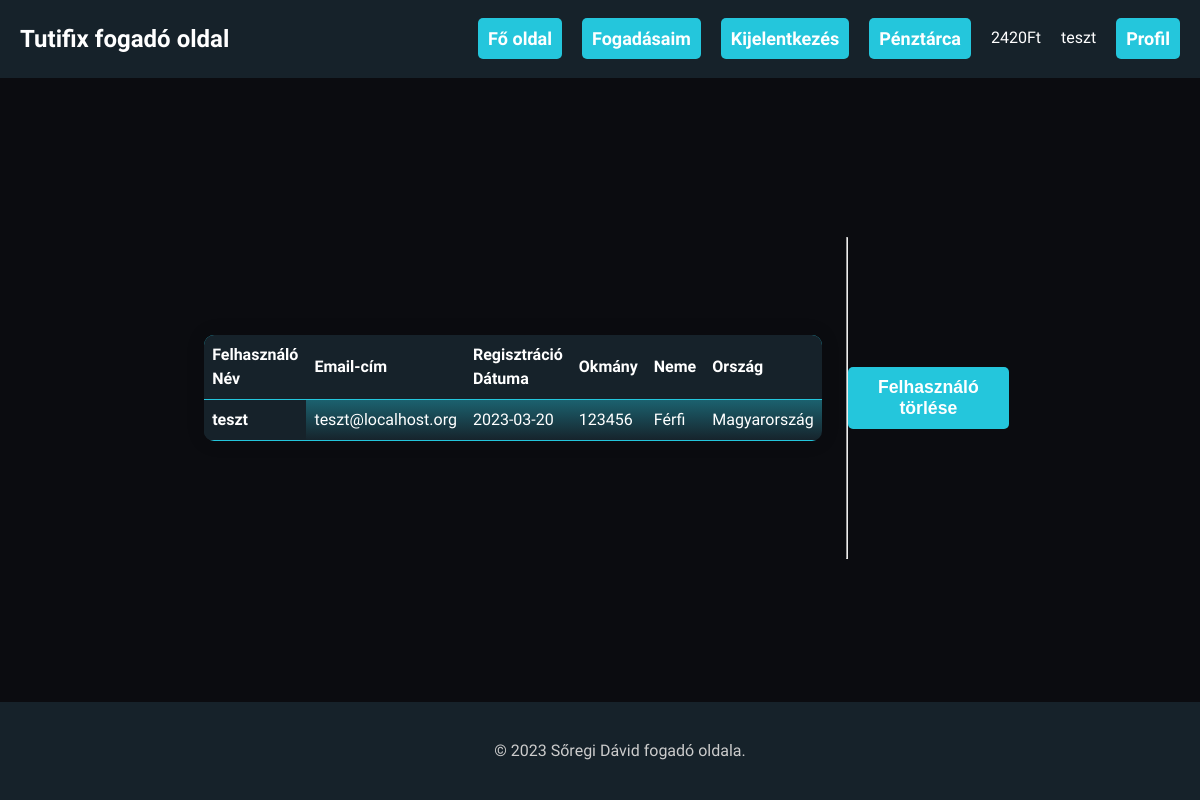
Screenshot of /Fogadás_web/profil.php (signed in) with the database file from the repository.
### tables this page shows
CREATE TABLE `penztarca` (
  `felhasz_id` int(11) NOT NULL,
  `penztarca_id` int(11) NOT NULL,
  `egyenleg` double NOT NULL
);

CREATE TABLE `felhasznaloi_adatok` (
  `felhasz_id` int(11) NOT NULL,
  `felhasz_nev` varchar(255) NOT NULL,
  `email` varchar(255) NOT NULL,
  `jelszo` varchar(255) NOT NULL,
  `hash` varchar(255) NOT NULL,
  `reg_datum` date NOT NULL,
  `okmany` varchar(255) NOT NULL,
  `neme` varchar(255) NOT NULL,
  `orszag` varchar(255) NOT NULL
);

### Fogadás_web/database.php (called while the page is built, shortened)
<?php
$db = new Database();
class Database {
    private $database = 'fogadas_zaro';
    private $host = 'localhost';
    private $user = 'root';
    private $password = '';
    protected $dbc = null;
    public function security($data){
        return htmlspecialchars(trim($data));
    }
    public function __construct() {
        try {
            $this->dbc = new mysqli($this->host, $this->user, $this->password, $this->database);
            $this->dbc->set_charset('utf8');
        } catch (mysqli_sql_exception $exc) {
            echo "Kapcsolódási hiba:" . $exc->getMessage();
        }
    }
    public function RunSQL($sql) {
        try {
            $utasitas = $this->dbc->prepare($sql);
            $utasitas->execute();
        } catch (mysqli_sql_exception $exc) {
            echo "Lekérdezési hiba: " . $exc->getMessage();
        }
        $result = $utasitas->get_result();
        if ($result) {
            return $result;
        } else {
            return $utasitas->affected_rows;
        }
    }
}?>

### Fogadás_web/profil.php (the view, shortened to what this page needs)
<?php include('header.php');
$sql = "SELECT `felhasz_nev`, `email`,  `reg_datum`, `okmany`, `neme`, `orszag` FROM `felhasznaloi_adatok` WHERE felhasz_id = " . $_SESSION['felhasz_id'] . ";";
$result = $db->RunSQL($sql);
$adatok = $result->fetch_all();
?>
<body>
    <main>
        <div class="kozepre">
            <div class="table-container">
                <table class="table">
                    <thead>
                        <th>Felhasználó Név</th>
                        <th>Email-cím</th>
                        <th>Regisztráció Dátuma</th>
                        <th>Okmány</th>
                        <th>Neme</th>
                        <th>Ország</th>
                    </thead>
                    <tbody>
                        <tr>
                            <th>
                                <?= $adatok[0][0]; ?>
                            </th>
                            <td>
                                <?= $adatok[0][1]; ?>
                            </td>
                            <td>
                                <?= $adatok[0][2]; ?>
                            </td>
                            <td>
                                <?= $adatok[0][3]; ?>
                            </td>
                            <td>
                                <?= $adatok[0][4]; ?>
                            </td>
                            <td>
                                <?= $adatok[0][5]; ?>
                            </td>
                        </tr>
                    </tbody>
                </table>
            </div>
            <hr class="hr2">
            <form method="POST">
                <button type="submit" name="delete_user" id="add">Felhasználó törlése</button>
            </form>
        </div>
    </main>
</body>
<div class="row">
    <footer class="lent">
        <p>&copy; 2023 Sőregi Dávid fogadó oldala.</p>
    </footer>
</div>

### Fogadás_web/header.php (shortened to what this page needs)
<?php
include('database.php');
if (isset($_SESSION['felhasz_id']) ? $_SESSION['felhasz_id'] = $db->security($_SESSION['felhasz_id']) : $_SESSION['felhasz_id'] = "") {
  $sql2 = "SELECT egyenleg FROM penztarca WHERE felhasz_id = " . $_SESSION['felhasz_id'] . ";";
  $result2 = $db->RunSQL($sql2);
}
?>
<!DOCTYPE html>
<html lang="hu">
<head>
  <link href="kinezet.css?<?php echo time(); ?>" rel="stylesheet">
</head>
<body>
  <div id="refresh">
  <div class="container">
    <div class="row">
      <header>
        <h1>Tutifix fogadó oldal</h1>
        <nav>
          <ul>
            <li><a href="Foldal.php" class="navbutton">Fő oldal</a></li>
            <?php
            if (isset($_SESSION['felhasz_id']) ? $_SESSION['felhasz_id'] = $db->security($_SESSION['felhasz_id']) : $_SESSION['felhasz_id'] = "") { ?>
              <li><a href="fogadasok.php" class="navbutton">Fogadásaim</a></li>
            <?php } ?>
            <?php if (isset($_SESSION['felhasz_nev'])): ?>
              <li><a href="logout.php" role="button" class="navbutton">Kijelentkezés</a></li>
              <li><a href="penztarca.php" class="navbutton">Pénztárca</a></li>
              <?php while ($row = $result2->fetch_assoc()): ?>
                <li>
                  <?= $row['egyenleg']; ?>Ft
                </li>
              <?php endwhile; ?>
              <li>
                <?= $_SESSION['felhasz_nev']; ?>
              </li>
              <li>
              <a href="profil.php" class="navbutton">Profil</a>
              </li>
            <?php else: ?>
              <li><a href="register.php" class="navbutton">Regisztráció</a></li>
              <li><a href="login.php" class="navbutton">Bejelentkezés</a></li>
            <?php endif; ?>
          </ul>
        </nav>
      </header>
    </div>
  </div>

### Fogadás_web/kinezet.css (style rules this page uses)
body { background-color: #0b0c10; color: #fff; font-family: 'Kanit', sans-serif; font-size: 16px; line-height: 1.6; margin: 0; }
.hr2 { height: 50%; }
.table { border-collapse: collapse; margin-bottom: 30px; width: 100%; max-width: 800px; font-size: 16px; font-weight: 400; line-height: 1.5; color: #333; border-radius: 5px; overflow: hidden; box-shadow: 0 0 20px rgba(0, 0, 0, 0.1); }
.kozepre { display: flex; justify-content: center; align-items: center; height: 80vh; margin-left: 15%; margin-right: 15%; }
.table-container { display: flex; flex-wrap: wrap; justify-content:space-around; }
.lent { position: fixed; left: 0; bottom: 0; width: 100%; text-align: center; }
.table { width: 50%; margin-bottom: 20px; border-collapse: collapse; border-radius: 10px; background: linear-gradient(360deg ,#16222a, #24c6dc); color: white; }
.table th, .table td { padding: 8px; text-align: left; border-bottom: 1px solid #24c6dc; }
.table th { background: linear-gradient( #16222a, #16222a); font-weight: bold; }
.navbutton { text-decoration: none; font-weight: bold; padding: 10px; color: white; background-color: #24c6dc; border-radius: 5px; }
header { align-items: center; display: flex; justify-content: space-between; padding: 20px; background-color: #16222a; font-family: 'Kanit', sans-serif; }
header h1 { font-size: 24px; margin: 0; }
header nav ul { display: flex; list-style: none; margin: 0; padding: 0; }
header nav li { margin-right: 20px; }
header nav li:last-child { margin-right: 0; }
header nav a { font-size: 18px; }
footer { background-color: #16222a; color: #ccc; padding: 20px; text-align: center; }
p,a { text-align: center; }
a { text-decoration: none; color: #24c6dc; }
#card-number,#name-text,#valid-thru-text,#add,#cvv-text { border: 0; border-radius: 5px; padding: 10px; background-color: #333333; color: white; font-weight: 600; font-size: 1.1rem; outline: 0; width: 90%; }
#add { width: 93.5%; background-color: #24c6dc; }

### rows the page displays
penztarca: egyenleg "2420"
felhasznaloi_adatok: felhasz_nev "teszt", email "teszt@localhost.org", reg_datum "2023-03-20", okmany "123456", neme "Férfi", orszag "Magyarország"

### other values shown
$_SESSION['felhasz_nev'] "teszt"
